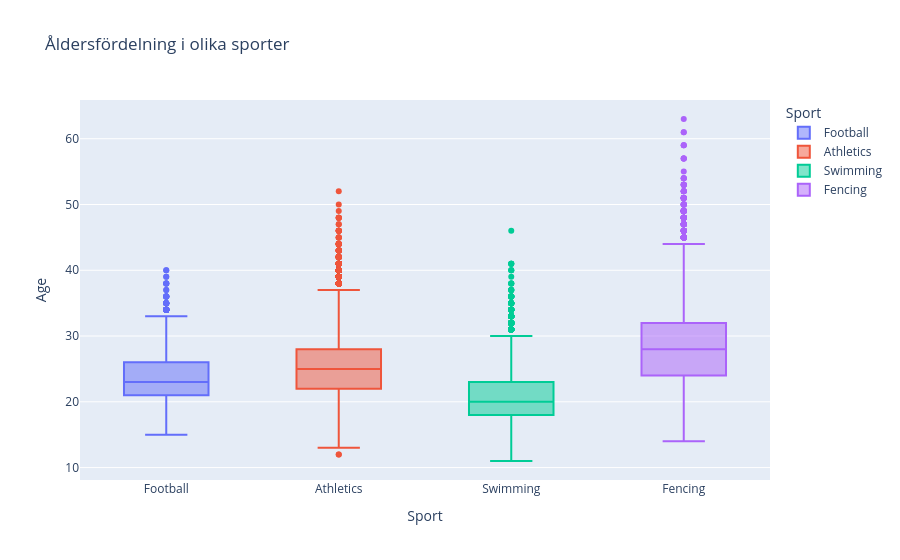

The code cell stored with this chart in its notebook:
### Code cell
fig = px.box(
    sport_df.dropna(subset=['Age']),
    x='Sport',
    y='Age',
    color='Sport',
    title='Åldersfördelning i olika sporter'
)
fig.show()

### Figure 1 — Plotly figure (JSON) as saved in the notebook; plotly's stock layout.template omitted (floating-point values rounded to 4 significant figures; data arrays with more than 128 entries replaced by an {"elided": "..."} marker saying what was removed)
{"data": [{"alignmentgroup": "True", "hovertemplate": "Sport=%{x}<br>Age=%{y}<extra></extra>", "legendgroup": "Football", "marker": {"color": "#636efa"}, "name": "Football", "notched": false, "offsetgroup": "Football", "orientation": "v", "showlegend": true, "type": "box", "x": {"elided": "6370 str values"}, "x0": " ", "xaxis": "x", "y": {"elided": "6370 float values"}, "y0": " ", "yaxis": "y"}, {"alignmentgroup": "True", "hovertemplate": "Sport=%{x}<br>Age=%{y}<extra></extra>", "legendgroup": "Athletics", "marker": {"color": "#EF553B"}, "name": "Athletics", "notched": false, "offsetgroup": "Athletics", "orientation": "v", "showlegend": true, "type": "box", "x": {"elided": "37507 str values"}, "x0": " ", "xaxis": "x", "y": {"elided": "37507 float values"}, "y0": " ", "yaxis": "y"}, {"alignmentgroup": "True", "hovertemplate": "Sport=%{x}<br>Age=%{y}<extra></extra>", "legendgroup": "Swimming", "marker": {"color": "#00cc96"}, "name": "Swimming", "notched": false, "offsetgroup": "Swimming", "orientation": "v", "showlegend": true, "type": "box", "x": {"elided": "22671 str values"}, "x0": " ", "xaxis": "x", "y": {"elided": "22671 float values"}, "y0": " ", "yaxis": "y"}, {"alignmentgroup": "True", "hovertemplate": "Sport=%{x}<br>Age=%{y}<extra></extra>", "legendgroup": "Fencing", "marker": {"color": "#ab63fa"}, "name": "Fencing", "notched": false, "offsetgroup": "Fencing", "orientation": "v", "showlegend": true, "type": "box", "x": {"elided": "10020 str values"}, "x0": " ", "xaxis": "x", "y": {"elided": "10020 float values"}, "y0": " ", "yaxis": "y"}], "layout": {"boxmode": "overlay", "legend": {"title": {"text": "Sport"}, "tracegroupgap": 0}, "title": {"text": "Åldersfördelning i olika sporter"}, "xaxis": {"anchor": "y", "categoryarray": ["Football", "Athletics", "Swimming", "Fencing"], "categoryorder": "array", "domain": [0, 1], "title": {"text": "Sport"}}, "yaxis": {"anchor": "x", "domain": [0, 1], "title": {"text": "Age"}}}}
